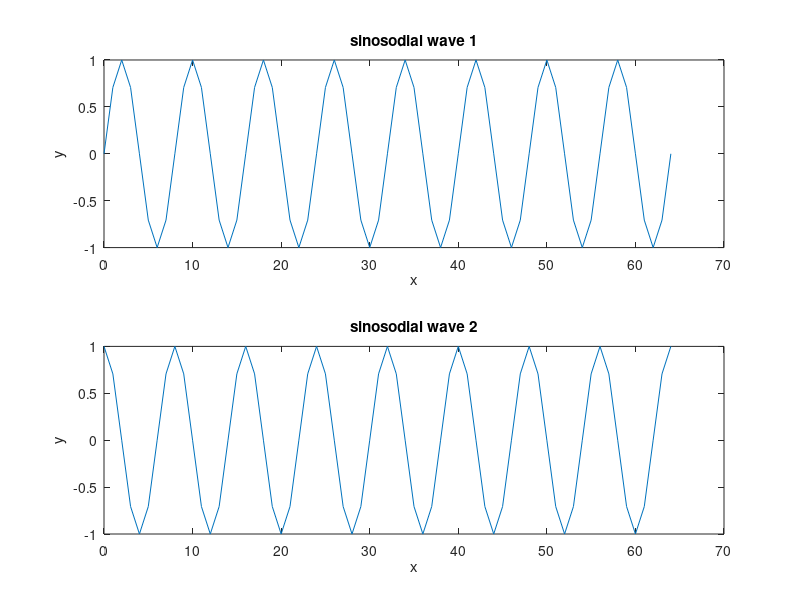

MATLAB code for this plot:
clc;
clear all;
x=0:64;
f=1;fs=8;a=1;
subplot(2,1,1);
y=a*sin(2*pi*(f/fs)*x);
plot(x,y);
xlabel('x');
ylabel('y');
title('sinosodial wave 1');
subplot(2,1,2);
y=a*sin(2*pi*(f/fs)*x + pi/2);
plot(x,y);
xlabel('x');
ylabel('y');
title('sinosodial wave 2');